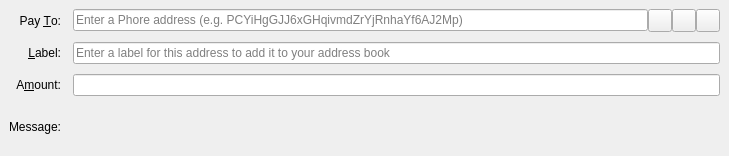
<?xml version="1.0" encoding="UTF-8"?>
<ui version="4.0">
 <class>SendCoinsEntry</class>
 <widget class="QStackedWidget" name="SendCoinsEntry">
  <property name="geometry">
   <rect>
    <x>0</x>
    <y>0</y>
    <width>729</width>
    <height>156</height>
   </rect>
  </property>
  <property name="focusPolicy">
   <enum>Qt::TabFocus</enum>
  </property>
  <property name="autoFillBackground">
   <bool>false</bool>
  </property>
  <property name="styleSheet">
   <string notr="true">SendCoinsEntry{
background-color:transparent !important;
}</string>
  </property>
  <property name="frameShape">
   <enum>QFrame::NoFrame</enum>
  </property>
  <widget class="QFrame" name="SendCoins">
   <property name="cursor">
    <cursorShape>ArrowCursor</cursorShape>
   </property>
   <property name="toolTip">
    <string>This is a normal payment.</string>
   </property>
   <property name="styleSheet">
    <string notr="true">#SendCoins{
background-color:transparent !important;
}</string>
   </property>
   <property name="frameShape">
    <enum>QFrame::NoFrame</enum>
   </property>
   <property name="frameShadow">
    <enum>QFrame::Plain</enum>
   </property>
   <layout class="QGridLayout" name="gridLayout">
    <property name="horizontalSpacing">
     <number>12</number>
    </property>
    <property name="verticalSpacing">
     <number>10</number>
    </property>
    <item row="0" column="0">
     <widget class="QLabel" name="payToLabel">
      <property name="text">
       <string>Pay &amp;To:</string>
      </property>
      <property name="alignment">
       <set>Qt::AlignRight|Qt::AlignTrailing|Qt::AlignVCenter</set>
      </property>
      <property name="buddy">
       <cstring>payTo</cstring>
      </property>
     </widget>
    </item>
    <item row="0" column="1">
     <layout class="QHBoxLayout" name="payToLayout">
      <property name="spacing">
       <number>0</number>
      </property>
      <item>
       <widget class="QValidatedLineEdit" name="payTo">
        <property name="toolTip">
         <string>The SEND address to send the payment to</string>
        </property>
        <property name="inputMask">
         <string/>
        </property>
        <property name="placeholderText">
         <string>Enter a Phore address (e.g. PCYiHgGJJ6xGHqivmdZrYjRnhaYf6AJ2Mp)</string>
        </property>
       </widget>
      </item>
      <item>
       <widget class="QToolButton" name="addressBookButton">
        <property name="toolTip">
         <string>Choose previously used address</string>
        </property>
        <property name="text">
         <string/>
        </property>
        <property name="icon">
         <iconset resource="../send.qrc">
          <normaloff>:/icons/address-book</normaloff>:/icons/address-book</iconset>
        </property>
        <property name="iconSize">
         <size>
          <width>16</width>
          <height>16</height>
         </size>
        </property>
        <property name="shortcut">
         <string>Alt+A</string>
        </property>
       </widget>
      </item>
      <item>
       <widget class="QToolButton" name="pasteButton">
        <property name="toolTip">
         <string>Paste address from clipboard</string>
        </property>
        <property name="text">
         <string/>
        </property>
        <property name="icon">
         <iconset resource="../send.qrc">
          <normaloff>:/icons/editpaste</normaloff>:/icons/editpaste</iconset>
        </property>
        <property name="shortcut">
         <string>Alt+P</string>
        </property>
       </widget>
      </item>
      <item>
       <widget class="QToolButton" name="deleteButton">
        <property name="toolTip">
         <string>Remove this entry</string>
        </property>
        <property name="text">
         <string/>
        </property>
        <property name="icon">
         <iconset resource="../send.qrc">
          <normaloff>:/icons/remove</normaloff>:/icons/remove</iconset>
        </property>
       </widget>
      </item>
     </layout>
    </item>
    <item row="1" column="0">
     <widget class="QLabel" name="labelLabel">
      <property name="text">
       <string>&amp;Label:</string>
      </property>
      <property name="alignment">
       <set>Qt::AlignRight|Qt::AlignTrailing|Qt::AlignVCenter</set>
      </property>
      <property name="buddy">
       <cstring>addAsLabel</cstring>
      </property>
     </widget>
    </item>
    <item row="1" column="1">
     <widget class="QLineEdit" name="addAsLabel">
      <property name="toolTip">
       <string>Enter a label for this address to add it to the list of used addresses</string>
      </property>
      <property name="inputMask">
       <string/>
      </property>
      <property name="placeholderText">
       <string>Enter a label for this address to add it to your address book</string>
      </property>
     </widget>
    </item>
    <item row="2" column="0">
     <widget class="QLabel" name="amountLabel">
      <property name="text">
       <string>A&amp;mount:</string>
      </property>
      <property name="alignment">
       <set>Qt::AlignRight|Qt::AlignTrailing|Qt::AlignVCenter</set>
      </property>
      <property name="buddy">
       <cstring>payAmount</cstring>
      </property>
     </widget>
    </item>
    <item row="2" column="1">
     <widget class="BitcoinAmountField" name="payAmount"/>
    </item>
    <item row="3" column="0">
     <widget class="QLabel" name="messageLabel">
      <property name="text">
       <string>Message:</string>
      </property>
      <property name="alignment">
       <set>Qt::AlignRight|Qt::AlignTrailing|Qt::AlignVCenter</set>
      </property>
     </widget>
    </item>
    <item row="3" column="1">
     <widget class="QLabel" name="messageTextLabel">
      <property name="toolTip">
       <string>A message that was attached to the SEND: URI which will be stored with the transaction for your reference. Note: This message will not be sent over the SEND network.</string>
      </property>
      <property name="textFormat">
       <enum>Qt::PlainText</enum>
      </property>
     </widget>
    </item>
   </layout>
  </widget>
  <widget class="QFrame" name="SendCoins_InsecurePaymentRequest">
   <property name="palette">
    <palette>
     <active>
      <colorrole role="WindowText">
       <brush brushstyle="SolidPattern">
        <color alpha="255">
         <red>0</red>
         <green>0</green>
         <blue>0</blue>
        </color>
       </brush>
      </colorrole>
      <colorrole role="Button">
       <brush brushstyle="SolidPattern">
        <color alpha="255">
         <red>255</red>
         <green>255</green>
         <blue>127</blue>
        </color>
       </brush>
      </colorrole>
      <colorrole role="Light">
       <brush brushstyle="SolidPattern">
        <color alpha="255">
         <red>255</red>
         <green>255</green>
         <blue>255</blue>
        </color>
       </brush>
      </colorrole>
      <colorrole role="Midlight">
       <brush brushstyle="SolidPattern">
        <color alpha="255">
         <red>255</red>
         <green>255</green>
         <blue>191</blue>
        </color>
       </brush>
      </colorrole>
      <colorrole role="Dark">
       <brush brushstyle="SolidPattern">
        <color alpha="255">
         <red>127</red>
         <green>127</green>
         <blue>63</blue>
        </color>
       </brush>
      </colorrole>
      <colorrole role="Mid">
       <brush brushstyle="SolidPattern">
        <color alpha="255">
         <red>170</red>
         <green>170</green>
         <blue>84</blue>
        </color>
       </brush>
      </colorrole>
      <colorrole role="Text">
       <brush brushstyle="SolidPattern">
        <color alpha="255">
         <red>0</red>
         <green>0</green>
         <blue>0</blue>
        </color>
       </brush>
      </colorrole>
      <colorrole role="BrightText">
       <brush brushstyle="SolidPattern">
        <color alpha="255">
         <red>255</red>
         <green>255</green>
         <blue>255</blue>
        </color>
       </brush>
      </colorrole>
      <colorrole role="ButtonText">
       <brush brushstyle="SolidPattern">
        <color alpha="255">
         <red>0</red>
         <green>0</green>
         <blue>0</blue>
        </color>
       </brush>
      </colorrole>
      <colorrole role="Base">
       <brush brushstyle="SolidPattern">
        <color alpha="255">
         <red>255</red>
         <green>255</green>
         <blue>255</blue>
        </color>
       </brush>
      </colorrole>
      <colorrole role="Window">
       <brush brushstyle="SolidPattern">
        <color alpha="255">
         <red>255</red>
         <green>255</green>
         <blue>127</blue>
        </color>
       </brush>
      </colorrole>
      <colorrole role="Shadow">
       <brush brushstyle="SolidPattern">
        <color alpha="255">
         <red>0</red>
         <green>0</green>
         <blue>0</blue>
        </color>
       </brush>
      </colorrole>
      <colorrole role="AlternateBase">
       <brush brushstyle="SolidPattern">
        <color alpha="255">
         <red>255</red>
         <green>255</green>
         <blue>191</blue>
        </color>
       </brush>
      </colorrole>
      <colorrole role="ToolTipBase">
       <brush brushstyle="SolidPattern">
        <color alpha="255">
         <red>255</red>
         <green>255</green>
         <blue>220</blue>
        </color>
       </brush>
      </colorrole>
      <colorrole role="ToolTipText">
       <brush brushstyle="SolidPattern">
        <color alpha="255">
         <red>0</red>
         <green>0</green>
         <blue>0</blue>
        </color>
       </brush>
      </colorrole>
     </active>
     <inactive>
      <colorrole role="WindowText">
       <brush brushstyle="SolidPattern">
        <color alpha="255">
         <red>0</red>
         <green>0</green>
         <blue>0</blue>
        </color>
       </brush>
      </colorrole>
      <colorrole role="Button">
       <brush brushstyle="SolidPattern">
        <color alpha="255">
         <red>255</red>
         <green>255</green>
         <blue>127</blue>
        </color>
       </brush>
      </colorrole>
      <colorrole role="Light">
       <brush brushstyle="SolidPattern">
        <color alpha="255">
         <red>255</red>
         <green>255</green>
         <blue>255</blue>
        </color>
       </brush>
      </colorrole>
      <colorrole role="Midlight">
       <brush brushstyle="SolidPattern">
        <color alpha="255">
         <red>255</red>
         <green>255</green>
         <blue>191</blue>
        </color>
       </brush>
      </colorrole>
      <colorrole role="Dark">
       <brush brushstyle="SolidPattern">
        <color alpha="255">
         <red>127</red>
         <green>127</green>
         <blue>63</blue>
        </color>
       </brush>
      </colorrole>
      <colorrole role="Mid">
       <brush brushstyle="SolidPattern">
        <color alpha="255">
         <red>170</red>
         <green>170</green>
         <blue>84</blue>
        </color>
       </brush>
      </colorrole>
      <colorrole role="Text">
       <brush brushstyle="SolidPattern">
        <color alpha="255">
         <red>0</red>
         <green>0</green>
         <blue>0</blue>
        </color>
       </brush>
      </colorrole>
      <colorrole role="BrightText">
       <brush brushstyle="SolidPattern">
        <color alpha="255">
         <red>255</red>
         <green>255</green>
         <blue>255</blue>
        </color>
       </brush>
      </colorrole>
      <colorrole role="ButtonText">
       <brush brushstyle="SolidPattern">
        <color alpha="255">
         <red>0</red>
         <green>0</green>
         <blue>0</blue>
        </color>
       </brush>
      </colorrole>
      <colorrole role="Base">
       <brush brushstyle="SolidPattern">
        <color alpha="255">
         <red>255</red>
         <green>255</green>
         <blue>255</blue>
        </color>
       </brush>
      </colorrole>
      <colorrole role="Window">
       <brush brushstyle="SolidPattern">
        <color alpha="255">
         <red>255</red>
         <green>255</green>
         <blue>127</blue>
        </color>
       </brush>
      </colorrole>
      <colorrole role="Shadow">
       <brush brushstyle="SolidPattern">
        <color alpha="255">
         <red>0</red>
         <green>0</green>
         <blue>0</blue>
        </color>
       </brush>
      </colorrole>
      <colorrole role="AlternateBase">
       <brush brushstyle="SolidPattern">
        <color alpha="255">
         <red>255</red>
         <green>255</green>
         <blue>191</blue>
        </color>
       </brush>
      </colorrole>
      <colorrole role="ToolTipBase">
       <brush brushstyle="SolidPattern">
        <color alpha="255">
         <red>255</red>
         <green>255</green>
         <blue>220</blue>
        </color>
       </brush>
      </colorrole>
      <colorrole role="ToolTipText">
       <brush brushstyle="SolidPattern">
        <color alpha="255">
         <red>0</red>
         <green>0</green>
         <blue>0</blue>
        </color>
       </brush>
      </colorrole>
     </inactive>
     <disabled>
      <colorrole role="WindowText">
       <brush brushstyle="SolidPattern">
        <color alpha="255">
         <red>127</red>
         <green>127</green>
         <blue>63</blue>
        </color>
       </brush>
      </colorrole>
      <colorrole role="Button">
       <brush brushstyle="SolidPattern">
        <color alpha="255">
         <red>255</red>
         <green>255</green>
         <blue>127</blue>
        </color>
       </brush>
      </colorrole>
      <colorrole role="Light">
       <brush brushstyle="SolidPattern">
        <color alpha="255">
         <red>255</red>
         <green>255</green>
         <blue>255</blue>
        </color>
       </brush>
      </colorrole>
      <colorrole role="Midlight">
       <brush brushstyle="SolidPattern">
        <color alpha="255">
         <red>255</red>
         <green>255</green>
         <blue>191</blue>
        </color>
       </brush>
      </colorrole>
      <colorrole role="Dark">
       <brush brushstyle="SolidPattern">
        <color alpha="255">
         <red>127</red>
         <green>127</green>
         <blue>63</blue>
        </color>
       </brush>
      </colorrole>
      <colorrole role="Mid">
       <brush brushstyle="SolidPattern">
        <color alpha="255">
         <red>170</red>
         <green>170</green>
         <blue>84</blue>
        </color>
       </brush>
      </colorrole>
      <colorrole role="Text">
       <brush brushstyle="SolidPattern">
        <color alpha="255">
         <red>127</red>
         <green>127</green>
         <blue>63</blue>
        </color>
       </brush>
      </colorrole>
      <colorrole role="BrightText">
       <brush brushstyle="SolidPattern">
        <color alpha="255">
         <red>255</red>
         <green>255</green>
         <blue>255</blue>
        </color>
       </brush>
      </colorrole>
      <colorrole role="ButtonText">
       <brush brushstyle="SolidPattern">
        <color alpha="255">
         <red>127</red>
         <green>127</green>
         <blue>63</blue>
        </color>
       </brush>
      </colorrole>
      <colorrole role="Base">
       <brush brushstyle="SolidPattern">
        <color alpha="255">
         <red>255</red>
         <green>255</green>
         <blue>127</blue>
        </color>
       </brush>
      </colorrole>
      <colorrole role="Window">
       <brush brushstyle="SolidPattern">
        <color alpha="255">
         <red>255</red>
         <green>255</green>
         <blue>127</blue>
        </color>
       </brush>
      </colorrole>
      <colorrole role="Shadow">
       <brush brushstyle="SolidPattern">
        <color alpha="255">
         <red>0</red>
         <green>0</green>
         <blue>0</blue>
        </color>
       </brush>
      </colorrole>
      <colorrole role="AlternateBase">
       <brush brushstyle="SolidPattern">
        <color alpha="255">
         <red>255</red>
         <green>255</green>
         <blue>127</blue>
        </color>
       </brush>
      </colorrole>
      <colorrole role="ToolTipBase">
       <brush brushstyle="SolidPattern">
        <color alpha="255">
         <red>255</red>
         <green>255</green>
         <blue>220</blue>
        </color>
       </brush>
      </colorrole>
      <colorrole role="ToolTipText">
       <brush brushstyle="SolidPattern">
        <color alpha="255">
         <red>0</red>
         <green>0</green>
         <blue>0</blue>
        </color>
       </brush>
      </colorrole>
     </disabled>
    </palette>
   </property>
   <property name="toolTip">
    <string>This is an unverified payment request.</string>
   </property>
   <property name="autoFillBackground">
    <bool>true</bool>
   </property>
   <property name="frameShape">
    <enum>QFrame::NoFrame</enum>
   </property>
   <property name="frameShadow">
    <enum>QFrame::Sunken</enum>
   </property>
   <layout class="QGridLayout" name="gridLayout_is">
    <property name="spacing">
     <number>12</number>
    </property>
    <item row="0" column="0">
     <widget class="QLabel" name="payToLabel_is">
      <property name="text">
       <string>Pay To:</string>
      </property>
      <property name="alignment">
       <set>Qt::AlignRight|Qt::AlignTrailing|Qt::AlignVCenter</set>
      </property>
     </widget>
    </item>
    <item row="0" column="1">
     <layout class="QHBoxLayout" name="payToLayout_is">
      <property name="spacing">
       <number>0</number>
      </property>
      <item>
       <widget class="QLabel" name="payTo_is"/>
      </item>
      <item>
       <widget class="QToolButton" name="deleteButton_is">
        <property name="toolTip">
         <string>Remove this entry</string>
        </property>
        <property name="text">
         <string/>
        </property>
        <property name="icon">
         <iconset resource="../send.qrc">
          <normaloff>:/icons/remove</normaloff>:/icons/remove</iconset>
        </property>
       </widget>
      </item>
     </layout>
    </item>
    <item row="1" column="0">
     <widget class="QLabel" name="memoLabel_is">
      <property name="text">
       <string>Memo:</string>
      </property>
      <property name="alignment">
       <set>Qt::AlignRight|Qt::AlignTrailing|Qt::AlignVCenter</set>
      </property>
     </widget>
    </item>
    <item row="1" column="1">
     <widget class="QLabel" name="memoTextLabel_is">
      <property name="textFormat">
       <enum>Qt::PlainText</enum>
      </property>
     </widget>
    </item>
    <item row="2" column="0">
     <widget class="QLabel" name="amountLabel_is">
      <property name="text">
       <string>A&amp;mount:</string>
      </property>
      <property name="alignment">
       <set>Qt::AlignRight|Qt::AlignTrailing|Qt::AlignVCenter</set>
      </property>
      <property name="buddy">
       <cstring>payAmount_is</cstring>
      </property>
     </widget>
    </item>
    <item row="2" column="1">
     <widget class="BitcoinAmountField" name="payAmount_is">
      <property name="acceptDrops">
       <bool>false</bool>
      </property>
     </widget>
    </item>
   </layout>
  </widget>
  <widget class="QFrame" name="SendCoins_SecurePaymentRequest">
   <property name="palette">
    <palette>
     <active>
      <colorrole role="WindowText">
       <brush brushstyle="SolidPattern">
        <color alpha="255">
         <red>0</red>
         <green>0</green>
         <blue>0</blue>
        </color>
       </brush>
      </colorrole>
      <colorrole role="Button">
       <brush brushstyle="SolidPattern">
        <color alpha="255">
         <red>140</red>
         <green>232</green>
         <blue>119</blue>
        </color>
       </brush>
      </colorrole>
      <colorrole role="Light">
       <brush brushstyle="SolidPattern">
        <color alpha="255">
         <red>230</red>
         <green>255</green>
         <blue>224</blue>
        </color>
       </brush>
      </colorrole>
      <colorrole role="Midlight">
       <brush brushstyle="SolidPattern">
        <color alpha="255">
         <red>185</red>
         <green>243</green>
         <blue>171</blue>
        </color>
       </brush>
      </colorrole>
      <colorrole role="Dark">
       <brush brushstyle="SolidPattern">
        <color alpha="255">
         <red>70</red>
         <green>116</green>
         <blue>59</blue>
        </color>
       </brush>
      </colorrole>
      <colorrole role="Mid">
       <brush brushstyle="SolidPattern">
        <color alpha="255">
         <red>93</red>
         <green>155</green>
         <blue>79</blue>
        </color>
       </brush>
      </colorrole>
      <colorrole role="Text">
       <brush brushstyle="SolidPattern">
        <color alpha="255">
         <red>0</red>
         <green>0</green>
         <blue>0</blue>
        </color>
       </brush>
      </colorrole>
      <colorrole role="BrightText">
       <brush brushstyle="SolidPattern">
        <color alpha="255">
         <red>155</red>
         <green>255</green>
         <blue>147</blue>
        </color>
       </brush>
      </colorrole>
      <colorrole role="ButtonText">
       <brush brushstyle="SolidPattern">
        <color alpha="255">
         <red>0</red>
         <green>0</green>
         <blue>0</blue>
        </color>
       </brush>
      </colorrole>
      <colorrole role="Base">
       <brush brushstyle="SolidPattern">
        <color alpha="255">
         <red>119</red>
         <green>255</green>
         <blue>233</blue>
        </color>
       </brush>
      </colorrole>
      <colorrole role="Window">
       <brush brushstyle="SolidPattern">
        <color alpha="255">
         <red>140</red>
         <green>232</green>
         <blue>119</blue>
        </color>
       </brush>
      </colorrole>
      <colorrole role="Shadow">
       <brush brushstyle="SolidPattern">
        <color alpha="255">
         <red>0</red>
         <green>0</green>
         <blue>0</blue>
        </color>
       </brush>
      </colorrole>
      <colorrole role="AlternateBase">
       <brush brushstyle="SolidPattern">
        <color alpha="255">
         <red>197</red>
         <green>243</green>
         <blue>187</blue>
        </color>
       </brush>
      </colorrole>
      <colorrole role="NoRole">
       <brush brushstyle="SolidPattern">
        <color alpha="255">
         <red>125</red>
         <green>194</green>
         <blue>122</blue>
        </color>
       </brush>
      </colorrole>
      <colorrole role="ToolTipBase">
       <brush brushstyle="SolidPattern">
        <color alpha="255">
         <red>255</red>
         <green>255</green>
         <blue>220</blue>
        </color>
       </brush>
      </colorrole>
      <colorrole role="ToolTipText">
       <brush brushstyle="SolidPattern">
        <color alpha="255">
         <red>0</red>
         <green>0</green>
         <blue>0</blue>
        </color>
       </brush>
      </colorrole>
     </active>
     <inactive>
      <colorrole role="WindowText">
       <brush brushstyle="SolidPattern">
        <color alpha="255">
         <red>0</red>
         <green>0</green>
         <blue>0</blue>
        </color>
       </brush>
      </colorrole>
      <colorrole role="Button">
       <brush brushstyle="SolidPattern">
        <color alpha="255">
         <red>140</red>
         <green>232</green>
         <blue>119</blue>
        </color>
       </brush>
      </colorrole>
      <colorrole role="Light">
       <brush brushstyle="SolidPattern">
        <color alpha="255">
         <red>230</red>
         <green>255</green>
         <blue>224</blue>
        </color>
       </brush>
      </colorrole>
      <colorrole role="Midlight">
       <brush brushstyle="SolidPattern">
        <color alpha="255">
         <red>185</red>
         <green>243</green>
         <blue>171</blue>
        </color>
       </brush>
      </colorrole>
      <colorrole role="Dark">
       <brush brushstyle="SolidPattern">
        <color alpha="255">
         <red>70</red>
         <green>116</green>
         <blue>59</blue>
        </color>
       </brush>
      </colorrole>
      <colorrole role="Mid">
       <brush brushstyle="SolidPattern">
        <color alpha="255">
         <red>93</red>
         <green>155</green>
         <blue>79</blue>
        </color>
       </brush>
      </colorrole>
      <colorrole role="Text">
       <brush brushstyle="SolidPattern">
        <color alpha="255">
         <red>0</red>
         <green>0</green>
         <blue>0</blue>
        </color>
       </brush>
      </colorrole>
      <colorrole role="BrightText">
       <brush brushstyle="SolidPattern">
        <color alpha="255">
         <red>155</red>
         <green>255</green>
         <blue>147</blue>
        </color>
       </brush>
      </colorrole>
      <colorrole role="ButtonText">
       <brush brushstyle="SolidPattern">
        <color alpha="255">
         <red>0</red>
         <green>0</green>
         <blue>0</blue>
        </color>
       </brush>
      </colorrole>
      <colorrole role="Base">
       <brush brushstyle="SolidPattern">
        <color alpha="255">
         <red>119</red>
         <green>255</green>
         <blue>233</blue>
        </color>
       </brush>
      </colorrole>
      <colorrole role="Window">
       <brush brushstyle="SolidPattern">
        <color alpha="255">
         <red>140</red>
         <green>232</green>
         <blue>119</blue>
        </color>
       </brush>
      </colorrole>
      <colorrole role="Shadow">
       <brush brushstyle="SolidPattern">
        <color alpha="255">
         <red>0</red>
         <green>0</green>
         <blue>0</blue>
        </color>
       </brush>
      </colorrole>
      <colorrole role="AlternateBase">
       <brush brushstyle="SolidPattern">
        <color alpha="255">
         <red>197</red>
         <green>243</green>
         <blue>187</blue>
        </color>
       </brush>
      </colorrole>
      <colorrole role="NoRole">
       <brush brushstyle="SolidPattern">
        <color alpha="255">
         <red>125</red>
         <green>194</green>
         <blue>122</blue>
        </color>
       </brush>
      </colorrole>
      <colorrole role="ToolTipBase">
       <brush brushstyle="SolidPattern">
        <color alpha="255">
         <red>255</red>
         <green>255</green>
         <blue>220</blue>
        </color>
       </brush>
      </colorrole>
      <colorrole role="ToolTipText">
       <brush brushstyle="SolidPattern">
        <color alpha="255">
         <red>0</red>
         <green>0</green>
         <blue>0</blue>
        </color>
       </brush>
      </colorrole>
     </inactive>
     <disabled>
      <colorrole role="WindowText">
       <brush brushstyle="SolidPattern">
        <color alpha="255">
         <red>70</red>
         <green>116</green>
         <blue>59</blue>
        </color>
       </brush>
      </colorrole>
      <colorrole role="Button">
       <brush brushstyle="SolidPattern">
        <color alpha="255">
         <red>140</red>
         <green>232</green>
         <blue>119</blue>
        </color>
       </brush>
      </colorrole>
      <colorrole role="Light">
       <brush brushstyle="SolidPattern">
        <color alpha="255">
         <red>230</red>
         <green>255</green>
         <blue>224</blue>
        </color>
       </brush>
      </colorrole>
      <colorrole role="Midlight">
       <brush brushstyle="SolidPattern">
        <color alpha="255">
         <red>185</red>
         <green>243</green>
         <blue>171</blue>
        </color>
       </brush>
      </colorrole>
      <colorrole role="Dark">
       <brush brushstyle="SolidPattern">
        <color alpha="255">
         <red>70</red>
         <green>116</green>
         <blue>59</blue>
        </color>
       </brush>
      </colorrole>
      <colorrole role="Mid">
       <brush brushstyle="SolidPattern">
        <color alpha="255">
         <red>93</red>
         <green>155</green>
         <blue>79</blue>
        </color>
       </brush>
      </colorrole>
      <colorrole role="Text">
       <brush brushstyle="SolidPattern">
        <color alpha="255">
         <red>70</red>
         <green>116</green>
         <blue>59</blue>
        </color>
       </brush>
      </colorrole>
      <colorrole role="BrightText">
       <brush brushstyle="SolidPattern">
        <color alpha="255">
         <red>155</red>
         <green>255</green>
         <blue>147</blue>
        </color>
       </brush>
      </colorrole>
      <colorrole role="ButtonText">
       <brush brushstyle="SolidPattern">
        <color alpha="255">
         <red>70</red>
         <green>116</green>
         <blue>59</blue>
        </color>
       </brush>
      </colorrole>
      <colorrole role="Base">
       <brush brushstyle="SolidPattern">
        <color alpha="255">
         <red>140</red>
         <green>232</green>
         <blue>119</blue>
        </color>
       </brush>
      </colorrole>
      <colorrole role="Window">
       <brush brushstyle="SolidPattern">
        <color alpha="255">
         <red>140</red>
         <green>232</green>
         <blue>119</blue>
        </color>
       </brush>
      </colorrole>
      <colorrole role="Shadow">
       <brush brushstyle="SolidPattern">
        <color alpha="255">
         <red>0</red>
         <green>0</green>
         <blue>0</blue>
        </color>
       </brush>
      </colorrole>
      <colorrole role="AlternateBase">
       <brush brushstyle="SolidPattern">
        <color alpha="255">
         <red>140</red>
         <green>232</green>
         <blue>119</blue>
        </color>
       </brush>
      </colorrole>
      <colorrole role="NoRole">
       <brush brushstyle="SolidPattern">
        <color alpha="255">
         <red>125</red>
         <green>194</green>
         <blue>122</blue>
        </color>
       </brush>
      </colorrole>
      <colorrole role="ToolTipBase">
       <brush brushstyle="SolidPattern">
        <color alpha="255">
         <red>255</red>
         <green>255</green>
         <blue>220</blue>
        </color>
       </brush>
      </colorrole>
      <colorrole role="ToolTipText">
       <brush brushstyle="SolidPattern">
        <color alpha="255">
         <red>0</red>
         <green>0</green>
         <blue>0</blue>
        </color>
       </brush>
      </colorrole>
     </disabled>
    </palette>
   </property>
   <property name="toolTip">
    <string>This is a verified payment request.</string>
   </property>
   <property name="autoFillBackground">
    <bool>true</bool>
   </property>
   <property name="frameShape">
    <enum>QFrame::NoFrame</enum>
   </property>
   <property name="frameShadow">
    <enum>QFrame::Sunken</enum>
   </property>
   <layout class="QGridLayout" name="gridLayout_s">
    <property name="spacing">
     <number>12</number>
    </property>
    <item row="0" column="0">
     <widget class="QLabel" name="payToLabel_s">
      <property name="text">
       <string>Pay To:</string>
      </property>
      <property name="alignment">
       <set>Qt::AlignRight|Qt::AlignTrailing|Qt::AlignVCenter</set>
      </property>
     </widget>
    </item>
    <item row="0" column="1">
     <layout class="QHBoxLayout" name="payToLayout_s">
      <property name="spacing">
       <number>0</number>
      </property>
      <item>
       <widget class="QLabel" name="payTo_s">
        <property name="textFormat">
         <enum>Qt::PlainText</enum>
        </property>
       </widget>
      </item>
      <item>
       <widget class="QToolButton" name="deleteButton_s">
        <property name="toolTip">
         <string>Remove this entry</string>
        </property>
        <property name="text">
         <string/>
        </property>
        <property name="icon">
         <iconset resource="../send.qrc">
          <normaloff>:/icons/remove</normaloff>:/icons/remove</iconset>
        </property>
       </widget>
      </item>
     </layout>
    </item>
    <item row="1" column="0">
     <widget class="QLabel" name="memoLabel_s">
      <property name="text">
       <string>Memo:</string>
      </property>
      <property name="alignment">
       <set>Qt::AlignRight|Qt::AlignTrailing|Qt::AlignVCenter</set>
      </property>
     </widget>
    </item>
    <item row="1" column="1">
     <widget class="QLabel" name="memoTextLabel_s">
      <property name="textFormat">
       <enum>Qt::PlainText</enum>
      </property>
     </widget>
    </item>
    <item row="2" column="0">
     <widget class="QLabel" name="amountLabel_s">
      <property name="text">
       <string>A&amp;mount:</string>
      </property>
      <property name="alignment">
       <set>Qt::AlignRight|Qt::AlignTrailing|Qt::AlignVCenter</set>
      </property>
      <property name="buddy">
       <cstring>payAmount_s</cstring>
      </property>
     </widget>
    </item>
    <item row="2" column="1">
     <widget class="BitcoinAmountField" name="payAmount_s">
      <property name="acceptDrops">
       <bool>false</bool>
      </property>
     </widget>
    </item>
   </layout>
  </widget>
 </widget>
 <customwidgets>
  <customwidget>
   <class>QValidatedLineEdit</class>
   <extends>QLineEdit</extends>
   <header>qvalidatedlineedit.h</header>
  </customwidget>
  <customwidget>
   <class>BitcoinAmountField</class>
   <extends>QLineEdit</extends>
   <header>bitcoinamountfield.h</header>
   <container>1</container>
  </customwidget>
 </customwidgets>
 <tabstops>
  <tabstop>payTo</tabstop>
  <tabstop>addressBookButton</tabstop>
  <tabstop>pasteButton</tabstop>
  <tabstop>deleteButton</tabstop>
  <tabstop>addAsLabel</tabstop>
  <tabstop>payAmount</tabstop>
  <tabstop>payAmount_is</tabstop>
  <tabstop>deleteButton_is</tabstop>
  <tabstop>payAmount_s</tabstop>
  <tabstop>deleteButton_s</tabstop>
 </tabstops>
 <resources>
  <include location="../send.qrc"/>
 </resources>
 <connections/>
</ui>
